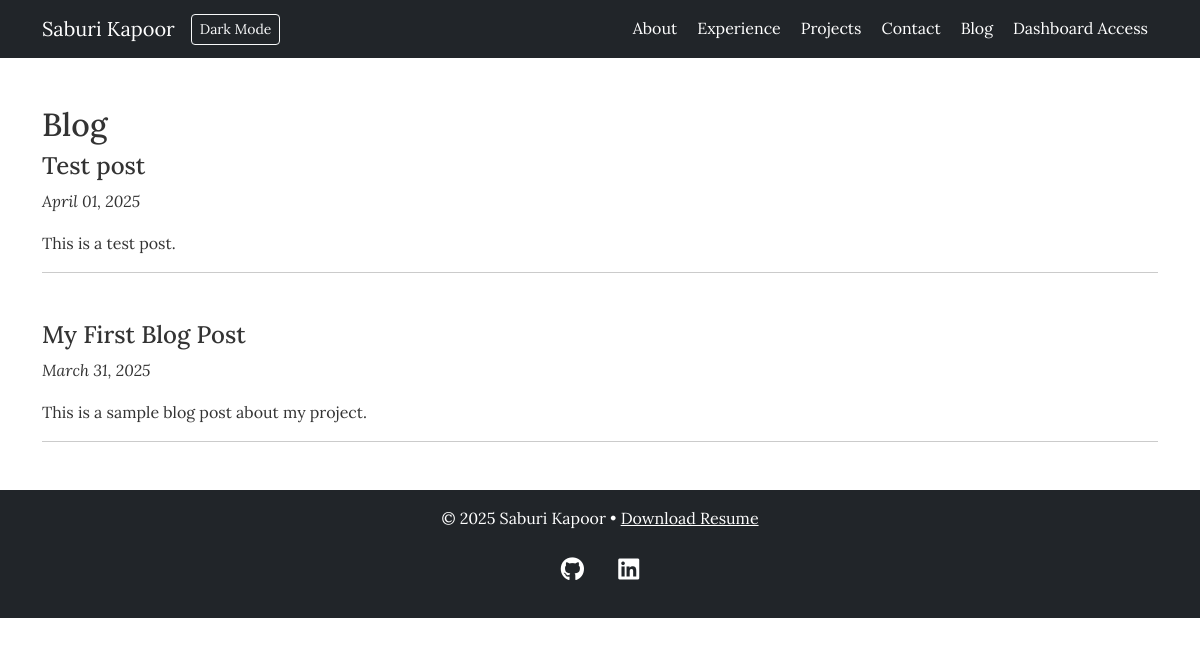
Page /blog on the committed database.
### tables this page shows
CREATE TABLE posts (
id INTEGER PRIMARY KEY AUTOINCREMENT,
title TEXT NOT NULL,
content TEXT NOT NULL,
created TIMESTAMP DEFAULT CURRENT_TIMESTAMP
);

### app.py (the view)
@app.route("/blog")
def blog():
    conn = get_db_connection()
    posts = conn.execute("SELECT * FROM posts ORDER BY created DESC").fetchall()
    conn.close()
    return render_template("blog.html", posts=posts)

### app.py (called while the page is built)
def get_db_connection():
 conn = sqlite3.connect(DATABASE)
 conn.row_factory = sqlite3.Row # so we can treat rows like dictionaries
 return conn

@app.template_filter('datetimeformat')
def datetimeformat(value, format="%B %d, %Y"):
    return datetime.strptime(value, "%Y-%m-%d %H:%M:%S").strftime(format)

### templates/blog.html (shortened to what this page needs)
{% extends "base.html" %}
{% block content %}
<div class="container my-5">
<h2>Blog</h2>
{% for post in posts %}
<div class="mb-5">
<h4>{{ post['title'] }}</h4>
<p><em>{{ post['created'] | datetimeformat }}</em></p>
<p>{{ post['content'] }}</p>
<hr>
</div>
{% else %}
<p>No posts yet. Stay tuned!</p>
{% endfor %}
</div>
{% endblock %}

### static/style.css (style rules this page uses)
body { font-family: 'Lora', sans-serif; margin: 0; padding: 0; line-height: 1.6; color: #333; }

### rows in the picture
posts: title "Test post", created "April 01, 2025", content "This is a test post."
posts: title "My First Blog Post", created "March 31, 2025", content "This is a sample blog post about my project."
